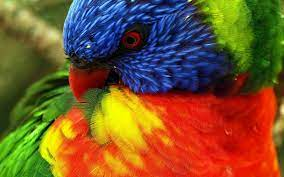
#> input picture Bir.jpg, 284 x 177 px, found by its file name
$ jupyter execute Histogram.ipynb
#> lines starting #> are read from the running program, lines starting #| are printed output that depends on the picture
[cell 1]
import numpy as np
import cv2 as cv
import matplotlib.pyplot as plt

img=cv.imread(r"C:\Bir.jpg",0)
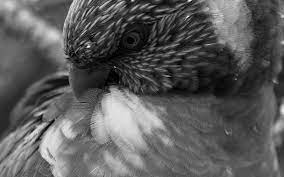
#> img: shape (177, 284); min 0, max 255, mean 91.2

plt.imshow(img,cmap="gray")
plt.show()

plt.hist(img.ravel(),256,[0,256])

plt.title("Histogram of Image")
plt.xlabel("No Of Pixels")
plt.ylabel("Gray Scale Pixels")
plt.show()
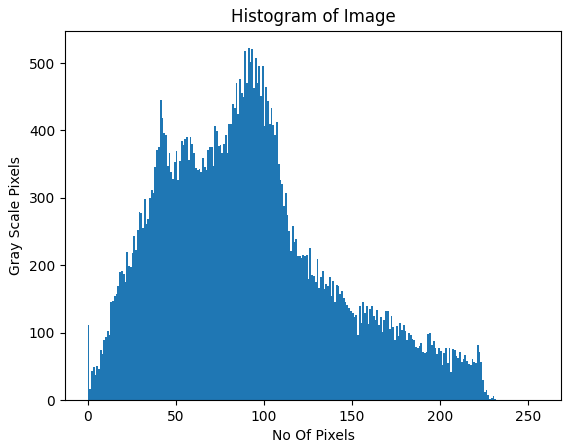
#> figure drawn by matplotlib, 1 panel; tallest bar 522 high, from x = 91 to 92

[cell 2]
import numpy as np
import cv2 as cv
import matplotlib.pyplot as plt

img=cv.imread(r"C:\Bir.jpg",0)

plt.imshow(img,cmap="gray")
plt.show()

G=cv.calcHist([img],[0],None,[256],[0,256])
#> G = 256 values, max 522 at index 91, min 0 at index 234, mean 196.4
plt.plot(G)

plt.title("Histogram of Image")
plt.xlabel("No Of Pixels")
plt.ylabel("Gray Scale Pixels")
plt.show()
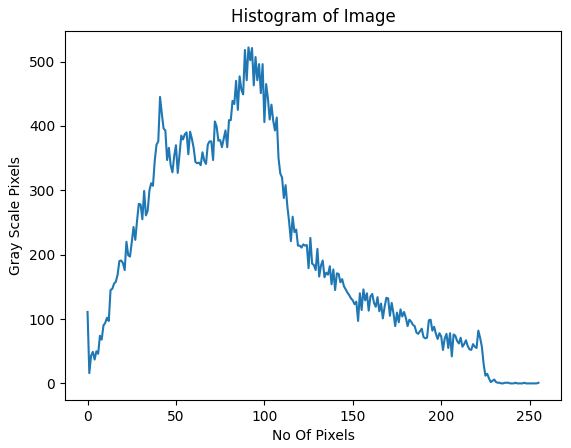
#> figure drawn by matplotlib, 1 panel; curve peaks at x = 91, y = 522

[cell 3]
import numpy as np
import cv2 as cv
import matplotlib.pyplot as plt

img=cv.imread(r"C:\Bir.jpg")
#> img is the input picture: shape (177, 284, 3); mean B, G, R 43.7, 85.4, 121

plt.imshow(img,cmap="gray")
plt.show()
G=cv.calcHist([img],[2],None,[256],[0,256])
#> G = 256 values, max 727 at index 0, min 65 at index 254, mean 196.4

plt.plot(G,color="b")

plt.title("Histogram of Image")
plt.xlabel("No Of Pixels")
plt.ylabel("Gray Scale Pixels")
plt.show()
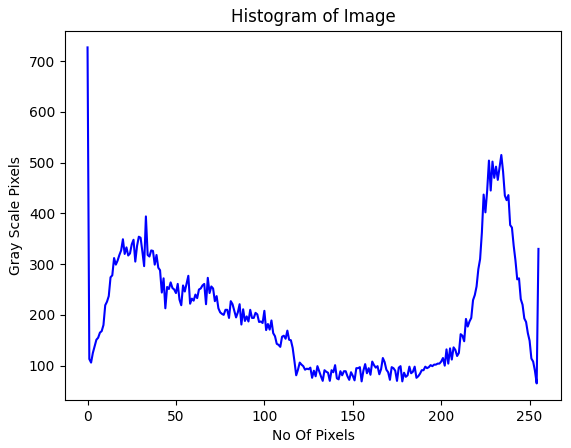
#> figure drawn by matplotlib, 1 panel; curve peaks at x = 0, y = 727

[cell 4]
import numpy as np
import cv2 as cv
import matplotlib.pyplot as plt

img=cv.imread(r"C:\Bir.jpg")

plt.imshow(img,cmap="gray")
plt.show()
G=cv.calcHist([img],[2],None,[256],[0,256])

plt.plot(G,color="g")

plt.title("Histogram of Image")
plt.xlabel("No Of Pixels")
plt.ylabel("Gray Scale Pixels")
plt.show()
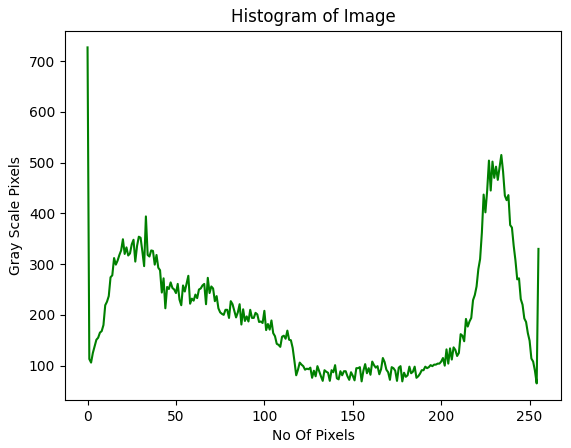
#> figure drawn by matplotlib, 1 panel; curve peaks at x = 0, y = 727

[cell 5]
import numpy as np
import cv2 as cv
import matplotlib.pyplot as plt

img=cv.imread(r"C:\Bir.jpg")

plt.imshow(img,cmap="gray")
plt.show()
G=cv.calcHist([img],[2],None,[256],[0,256])

plt.plot(G,color="r")

plt.title("Histogram of Image")
plt.xlabel("No Of Pixels")
plt.ylabel("Gray Scale Pixels")
plt.show()
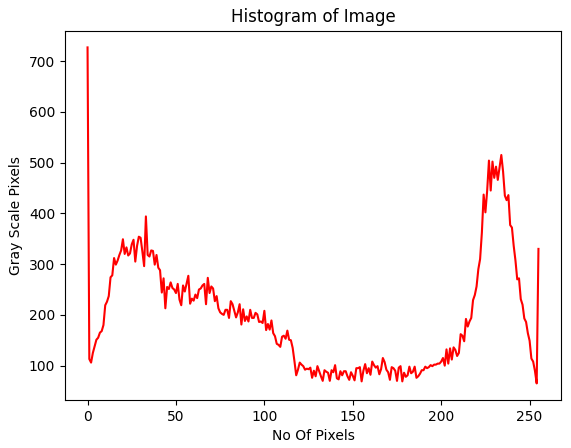
#> figure drawn by matplotlib, 1 panel; curve peaks at x = 0, y = 727

[cell 6]
import numpy as np
import cv2 as cv
import matplotlib.pyplot as plt

img=cv.imread(r"C:\Bir.jpg")
src=cv.cvtColor(img,cv.COLOR_BGR2RGB)

color=("r","g","b")
for channel,col in enumerate(color):
    hist=cv.calcHist([src],[channel],None,[256],[0,256])
    plt.plot(hist,color=col)
    plt.xlim([0,256])
    plt.title("Histogram of Color Image")
    plt.xlabel("No Of Pixels")
    plt.ylabel("Gray Scale Pixels")

plt.show()
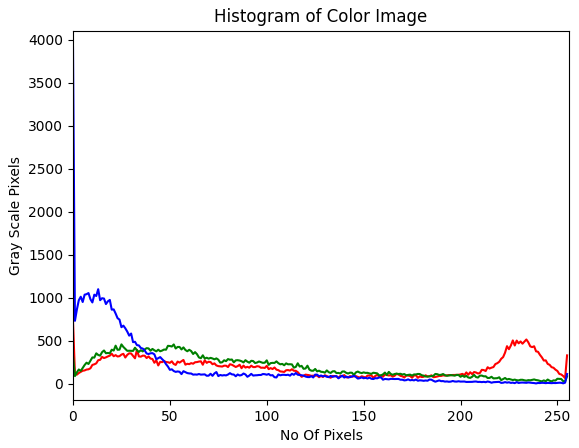
#> figure drawn by matplotlib, 1 panel; curve peaks at x = 0, y = 727; curve peaks at x = 25, y = 458; curve peaks at x = 0, y = 3913
plt.imshow(src)
plt.show()

$ run again, with Fa.jpg copied over Bir.jpg
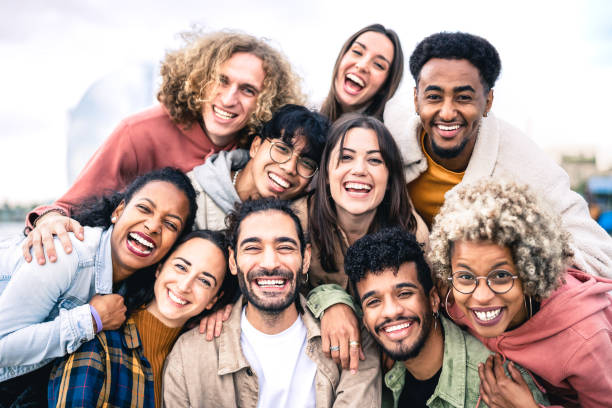
#> input picture Fa.jpg, 612 x 408 px, found by its file name
#> `img=cv.imread(r"C:\Bir.jpg",0)`:
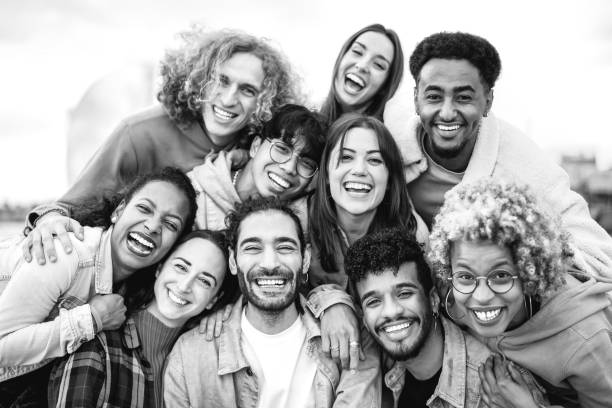
#> img: shape (408, 612); min 0, max 255, mean 166.8
#> `G=cv.calcHist([img],[0],None,[256],[0,256])`: G = 256 values, max 32380 at index 255, min 15 at index 2, mean 975.4
#> img is the input picture: shape (408, 612, 3); mean B, G, R 156.2, 161.2, 181.9
#> `G=cv.calcHist([img],[2],None,[256],[0,256])`: G = 256 values, max 40103 at index 255, min 286 at index 3, mean 975.4
#> `plt.show()`:
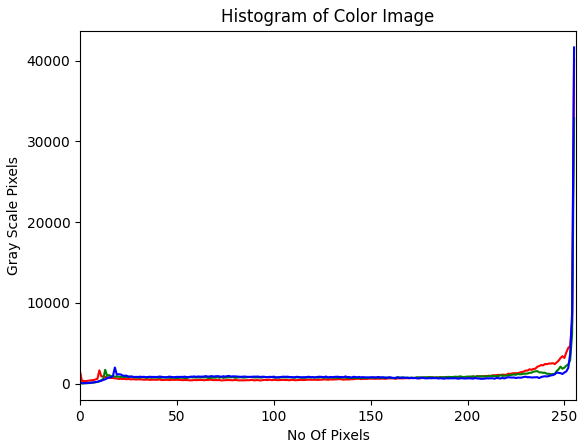
#> figure drawn by matplotlib, 1 panel; curve peaks at x = 255, y = 40103; curve peaks at x = 255, y = 32865; curve peaks at x = 255, y = 41640

$ run again, with OD.jpg copied over Bir.jpg
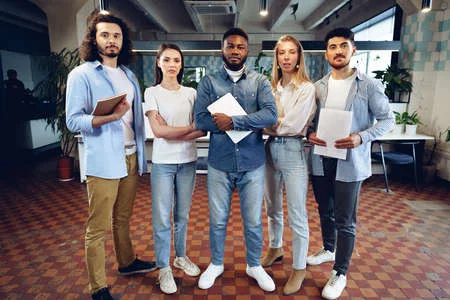
#> input picture OD.jpg, 450 x 300 px, found by its file name
#> `img=cv.imread(r"C:\Bir.jpg",0)`:
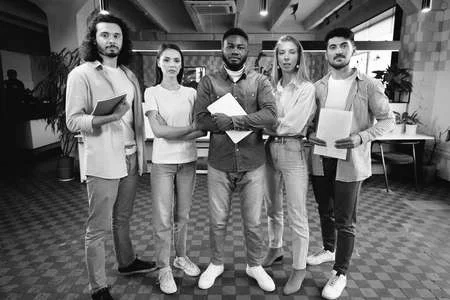
#> img: shape (300, 450); min 0, max 255, mean 106.1
#> `G=cv.calcHist([img],[0],None,[256],[0,256])`: G = 256 values, max 2794 at index 13, min 5 at index 0, mean 527.3
#> img is the input picture: shape (300, 450, 3); mean B, G, R 105.3, 103.2, 112
#> `G=cv.calcHist([img],[2],None,[256],[0,256])`: G = 256 values, max 2304 at index 6, min 73 at index 254, mean 527.3
#> `plt.show()`:
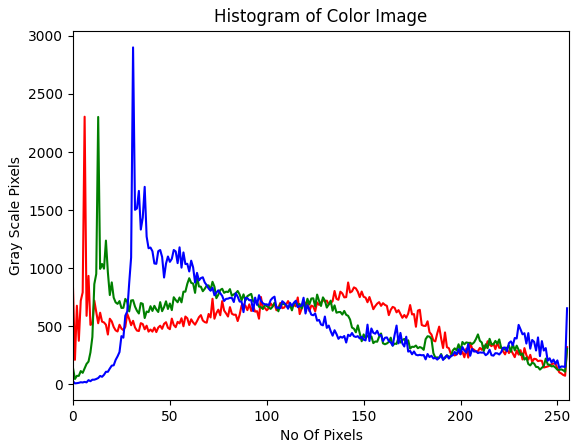
#> figure drawn by matplotlib, 1 panel; curve peaks at x = 6, y = 2304; curve peaks at x = 13, y = 2302; curve peaks at x = 31, y = 2901
